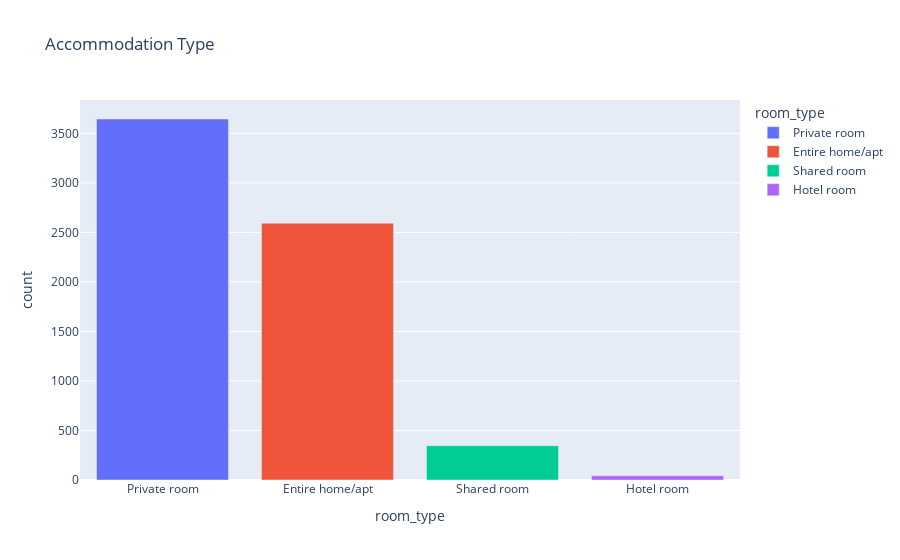

Here is the notebook cell this chart was saved with:
### Code cell
import plotly.express as px

room_type_counts = airbnb_data['room_type'].value_counts().reset_index()
room_type_counts.columns = ['room_type', 'count']

fig = px.bar(room_type_counts, x='room_type', y='count', color='room_type',
             title='Accommodation Type')

fig.show()

### Figure 1 — Plotly figure (JSON) as saved in the notebook; plotly's stock layout.template omitted (floating-point values rounded to 4 significant figures)
{"data": [{"alignmentgroup": "True", "hovertemplate": "room_type=%{x}<br>count=%{y}<extra></extra>", "legendgroup": "Private room", "marker": {"color": "#636efa", "pattern": {"shape": ""}}, "name": "Private room", "offsetgroup": "Private room", "orientation": "v", "showlegend": true, "textposition": "auto", "type": "bar", "x": ["Private room"], "xaxis": "x", "y": [3645], "yaxis": "y"}, {"alignmentgroup": "True", "hovertemplate": "room_type=%{x}<br>count=%{y}<extra></extra>", "legendgroup": "Entire home/apt", "marker": {"color": "#EF553B", "pattern": {"shape": ""}}, "name": "Entire home/apt", "offsetgroup": "Entire home/apt", "orientation": "v", "showlegend": true, "textposition": "auto", "type": "bar", "x": ["Entire home/apt"], "xaxis": "x", "y": [2593], "yaxis": "y"}, {"alignmentgroup": "True", "hovertemplate": "room_type=%{x}<br>count=%{y}<extra></extra>", "legendgroup": "Shared room", "marker": {"color": "#00cc96", "pattern": {"shape": ""}}, "name": "Shared room", "offsetgroup": "Shared room", "orientation": "v", "showlegend": true, "textposition": "auto", "type": "bar", "x": ["Shared room"], "xaxis": "x", "y": [347], "yaxis": "y"}, {"alignmentgroup": "True", "hovertemplate": "room_type=%{x}<br>count=%{y}<extra></extra>", "legendgroup": "Hotel room", "marker": {"color": "#ab63fa", "pattern": {"shape": ""}}, "name": "Hotel room", "offsetgroup": "Hotel room", "orientation": "v", "showlegend": true, "textposition": "auto", "type": "bar", "x": ["Hotel room"], "xaxis": "x", "y": [42], "yaxis": "y"}], "layout": {"barmode": "relative", "legend": {"title": {"text": "room_type"}, "tracegroupgap": 0}, "title": {"text": "Accommodation Type"}, "xaxis": {"anchor": "y", "categoryarray": ["Private room", "Entire home/apt", "Shared room", "Hotel room"], "categoryorder": "array", "domain": [0, 1], "title": {"text": "room_type"}}, "yaxis": {"anchor": "x", "domain": [0, 1], "title": {"text": "count"}}}}
